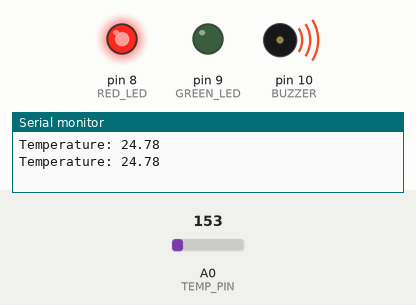
Simulated run of this sketch. Board: Arduino Uno, built with avr-gcc and run on an emulated ATmega328P. Parts: output pins drawn as LEDs (lit = HIGH), buzzer (waves = sounding, pin HIGH), the last lines printed to the serial monitor. The inputs (shaded band) are chosen by the test bench; at power-on: A0 (TEMP_PIN) = 153.

Above: at 1.8 s.
1.9 s: A0 (TEMP_PIN) set to 120
3.4 s: A0 (TEMP_PIN) set to 110
At 5.2 s:
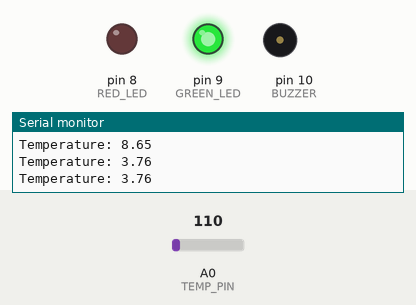
5.5 s: A0 (TEMP_PIN) set to 133
At 6.8 s:
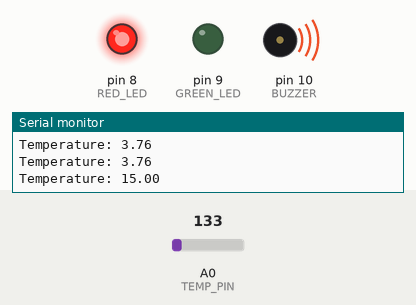
7.5 s: A0 (TEMP_PIN) set to 114
At 8.4 s:
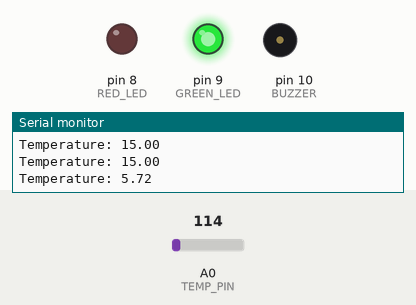
Timing chart, 0 to 10.5 s (numbered marks = the images above; inputs shaded):
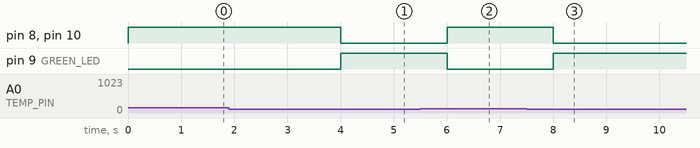

The sketch:

blood_bank_monitoring_sys1.ino
```cpp
#define TEMP_PIN A0
#define RED_LED 8
#define GREEN_LED 9
#define BUZZER 10

void setup() {
  Serial.begin(9600);

  pinMode(RED_LED, OUTPUT);
  pinMode(GREEN_LED, OUTPUT);
  pinMode(BUZZER, OUTPUT);
}

void loop() {
  int sensorValue = analogRead(TEMP_PIN);

  float voltage = sensorValue * (5.0 / 1023.0);
  float temperature = (voltage - 0.5) * 100;

  Serial.print("Temperature: ");
  Serial.println(temperature);

  if (temperature > 6) {
    digitalWrite(RED_LED, HIGH);
    digitalWrite(GREEN_LED, LOW);
    digitalWrite(BUZZER, HIGH);
  } else {
    digitalWrite(RED_LED, LOW);
    digitalWrite(GREEN_LED, HIGH);
    digitalWrite(BUZZER, LOW);
  }

  delay(1000);
}
```

Measured:
- the behaviour switches between 115 and 114 on A0 (TEMP_PIN) (found by bisection; images 0 and 1)
- after the input at 3.4 s, pin 8 (RED_LED), pin 10 (BUZZER): HIGH → LOW after 0.60 s; pin 9 (GREEN_LED): LOW → HIGH after 0.60 s
- after the input at 5.5 s, pin 8 (RED_LED), pin 10 (BUZZER): LOW → HIGH after 0.50 s; pin 9 (GREEN_LED): HIGH → LOW after 0.50 s
- after the input at 7.5 s, pin 8 (RED_LED), pin 10 (BUZZER): HIGH → LOW after 0.51 s; pin 9 (GREEN_LED): LOW → HIGH after 0.51 s
